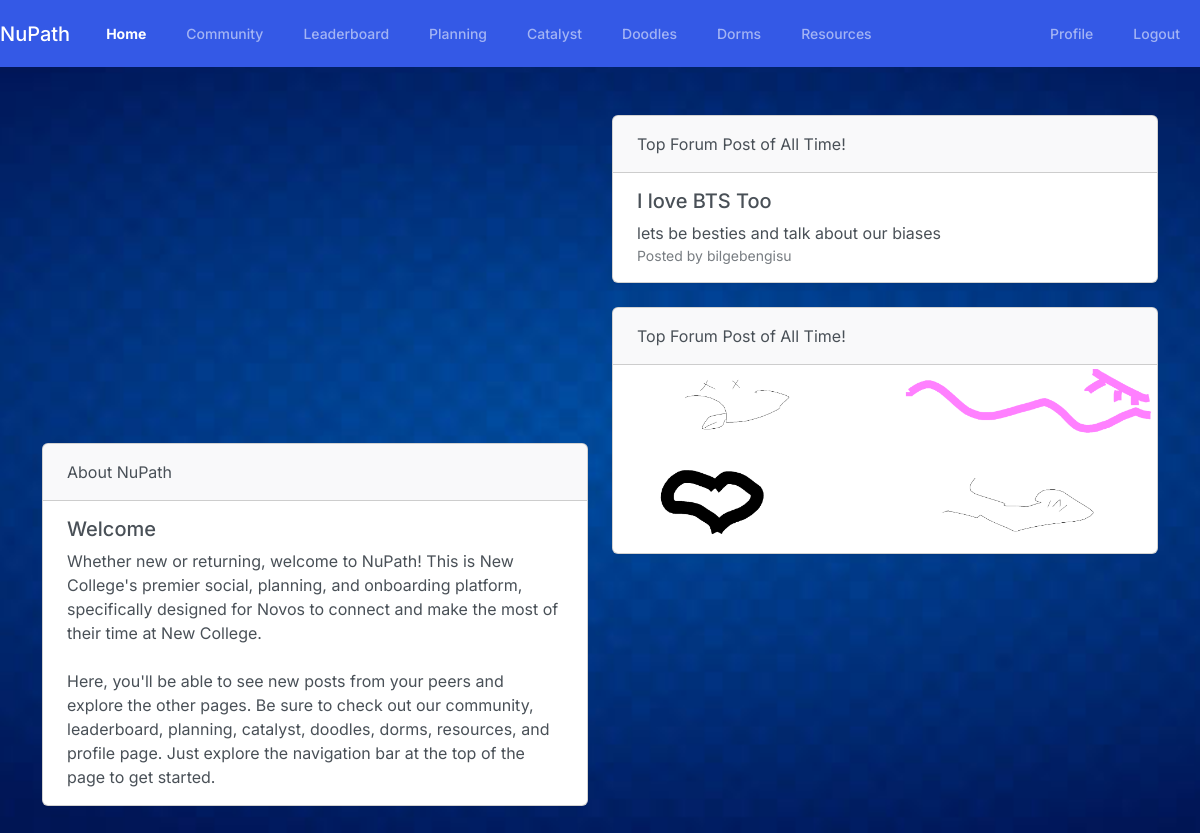
The app's page /home/ (signed in) with its own data.
### Features/models.py (models this page shows, shortened)
class Post(models.Model):
    title = models.CharField(max_length=100)
    content = models.TextField()
    date_posted = models.DateTimeField(default=timezone.now)
    author = models.ForeignKey(User, on_delete=models.CASCADE)
    upvotes = models.ManyToManyField(User, related_name='upvoted_posts', blank=True)
    downvotes = models.ManyToManyField(User, related_name='downvoted_posts', blank=True)

class Doodle(models.Model):
    image = models.ImageField(upload_to='doodles/')
    user = models.ForeignKey(User, on_delete=models.CASCADE)
    created_at = models.DateTimeField(auto_now_add=True)

### Features/views.py (the view)
# urls.py: 2. Add a URL to urlpatterns:  path('', views.home, name='home')
@login_required
def home(request):
    recent_doodles = Doodle.objects.all().order_by('-created_at')[:4]
    highest_upvote_ratio_post = Post.objects.annotate(
        upvote_ratio=Count('upvotes') - Count('downvotes')
    ).order_by('-upvote_ratio').first()
    context = {
        'youtube_api_key': 'AIzaSyA7iyQqwPGI-5wXDmwgm84zdVQEno9OyiM',
        'channel_id': 'UCeGK7w0jvoIKUaGgGlit59Q',
        'recent_doodles': recent_doodles,
        'highest_upvote_ratio_post': highest_upvote_ratio_post,
    }
    return render(request, 'Features/home.html', context)

### Features/templates/Features/home.html (shortened to what this page needs)
{% extends 'Features/base.html' %}
{% load static %}
{% block content %}
<div class="container mt-5">
    <div class="row">
        <div class="col-md-6">
            <div id="videoPlayerWrapper" class="d-flex justify-content-center mb-4">
                <div id="videoPlayer" class="ratio ratio-16x9">
                </div>
            </div>
            <div class="card shadow mb-4">
                <div class="card-header">About NuPath</div>
                <div class="card-body">
                    <h5 class="card-title">Welcome</h5>
                    <p class="card-text">
                        Whether new or returning, welcome to NuPath! This is New College's premier social, planning, and onboarding platform, specifically designed for Novos to connect and make the most of their time at New College. <br> <br> Here, you'll be able to see new posts from your peers and explore the other pages. Be sure to check out our community, leaderboard, planning, catalyst, doodles, dorms, resources, and profile page. Just explore the navigation bar at the top of the page to get started.
                    </p>
                </div>
            </div>
        </div>
        <div class="col-md-6">
            {% if highest_upvote_ratio_post %}
            <div class="card shadow mb-4">
            <div class="card-header">Top Forum Post of All Time!</div>
                <div class="card-body">
                    <h5 class="card-title">{{ highest_upvote_ratio_post.title }}</h5>
                    <p class="card-text">{{ highest_upvote_ratio_post.content }}</p>
                    <div class="d-flex justify-content-between align-items-center">
                        <small class="text-muted">Posted by {{ highest_upvote_ratio_post.author }}</small>
                        <span class="badge badge-success">+{{ highest_upvote_ratio_post.upvotes.count }}</span>
                        <span class="badge badge-danger">-{{ highest_upvote_ratio_post.downvotes.count }}</span>
                    </div>
                </div>
            </div>
            {% endif %}
            <div class="card shadow mb-4">
                <div class="card-header">Top Forum Post of All Time!</div>
                <div class="row">
                    {% for doodle in recent_doodles %}
                    <div class="col-6 mb-2">
                        <div class="bg-white p-1">
                            <img src="{{ doodle.image.url }}" class="img-fluid" alt="Doodle by {{ doodle.user.username }}">
                        </div>
                    </div>
                    {% endfor %}
                </div>
            </div>
        </div>
    </div>
</div>
{% endblock %}

### Features/templates/Features/home.html (style rules this page uses)
.card-body p { margin-bottom: 0; }
#videoPlayerWrapper { max-width: 540px; margin: auto; }
.bg-white { background-color: #fff; border-radius: 0.25rem; }
body { background-image: url('/media/home.jpg'); background-size: cover; background-position: center; }

### records on screen
Post: title "I love BTS Too", content "lets be besties and talk about our biases", author "bilgebengisu"
Doodle: image (picture)
Doodle: image (picture)
Doodle: image (picture)
Doodle: image (picture)
